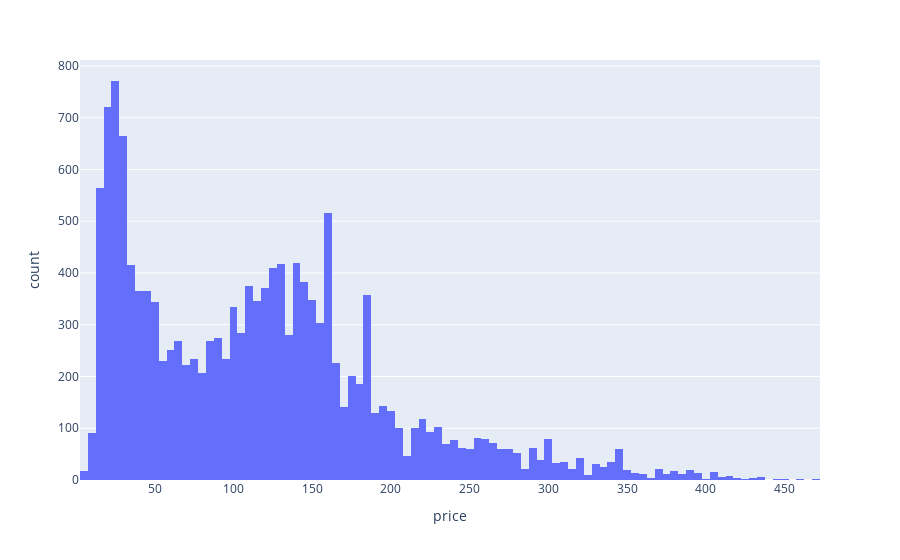

This figure's notebook cell:
### Code cell
#The code generates a histogram to visualize the distribution of car prices in the 'Price' column.
px.histogram(df , x = 'price')

### Figure 1 — Plotly figure (JSON) as saved in the notebook; plotly's stock layout.template omitted (floating-point values rounded to 4 significant figures; data arrays with more than 128 entries replaced by an {"elided": "..."} marker saying what was removed)
{"data": [{"alignmentgroup": "True", "bingroup": "x", "hovertemplate": "price=%{x}<br>count=%{y}<extra></extra>", "legendgroup": "", "marker": {"color": "#636efa", "pattern": {"shape": ""}}, "name": "", "offsetgroup": "", "orientation": "v", "showlegend": false, "type": "histogram", "x": {"elided": "14741 float values"}, "xaxis": "x", "yaxis": "y"}], "layout": {"barmode": "relative", "legend": {"tracegroupgap": 0}, "margin": {"t": 60}, "xaxis": {"anchor": "y", "domain": [0, 1], "title": {"text": "price"}}, "yaxis": {"anchor": "x", "domain": [0, 1], "title": {"text": "count"}}}}
